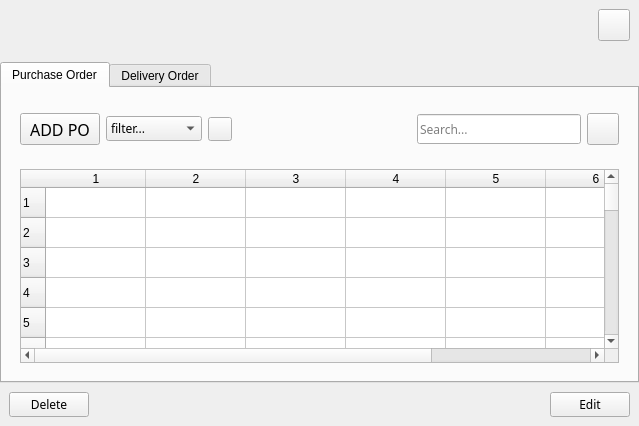
     <widget class="QWidget" name="main_page" native="true">
      <property name="sizePolicy">
       <sizepolicy hsizetype="MinimumExpanding" vsizetype="MinimumExpanding">
        <horstretch>0</horstretch>
        <verstretch>0</verstretch>
       </sizepolicy>
      </property>
      <property name="minimumSize">
       <size>
        <width>0</width>
        <height>128</height>
       </size>
      </property>
      <layout class="QVBoxLayout" name="verticalLayout_7">
       <property name="spacing">
        <number>12</number>
       </property>
       <property name="leftMargin">
        <number>0</number>
       </property>
       <property name="topMargin">
        <number>0</number>
       </property>
       <property name="rightMargin">
        <number>0</number>
       </property>
       <property name="bottomMargin">
        <number>0</number>
       </property>
       <item>
        <widget class="QWidget" name="header" native="true">
         <property name="sizePolicy">
          <sizepolicy hsizetype="MinimumExpanding" vsizetype="MinimumExpanding">
           <horstretch>0</horstretch>
           <verstretch>0</verstretch>
          </sizepolicy>
         </property>
         <property name="minimumSize">
          <size>
           <width>0</width>
           <height>42</height>
          </size>
         </property>
         <property name="maximumSize">
          <size>
           <width>16777215</width>
           <height>80</height>
          </size>
         </property>
         <layout class="QHBoxLayout" name="horizontalLayout">
          <item>
           <spacer name="horizontalSpacer">
            <property name="orientation">
             <enum>Qt::Horizontal</enum>
            </property>
            <property name="sizeHint" stdset="0">
             <size>
              <width>460</width>
              <height>20</height>
             </size>
            </property>
           </spacer>
          </item>
          <item>
           <widget class="QPushButton" name="user_btn">
            <property name="sizePolicy">
             <sizepolicy hsizetype="MinimumExpanding" vsizetype="MinimumExpanding">
              <horstretch>0</horstretch>
              <verstretch>0</verstretch>
             </sizepolicy>
            </property>
            <property name="minimumSize">
             <size>
              <width>32</width>
              <height>32</height>
             </size>
            </property>
            <property name="maximumSize">
             <size>
              <width>32</width>
              <height>32</height>
             </size>
            </property>
            <property name="text">
             <string/>
            </property>
            <property name="icon">
             <iconset resource="resources.qrc">
              <normaloff>:/assets/assets/icon/dark_green/user.svg</normaloff>:/assets/assets/icon/dark_green/user.svg</iconset>
            </property>
           </widget>
          </item>
         </layout>
        </widget>
       </item>
       <item>
        <widget class="QStackedWidget" name="stackedWidget">
         <property name="sizePolicy">
          <sizepolicy hsizetype="MinimumExpanding" vsizetype="MinimumExpanding">
           <horstretch>0</horstretch>
           <verstretch>0</verstretch>
          </sizepolicy>
         </property>
         <property name="currentIndex">
          <number>4</number>
         </property>
         <widget class="QWidget" name="user_page"/>
         <widget class="QWidget" name="home_page"/>
         <widget class="QWidget" name="dashboard_page"/>
         <widget class="QWidget" name="laporan_page"/>
         <widget class="QWidget" name="poDo_page">
          <layout class="QVBoxLayout" name="verticalLayout_3">
           <property name="spacing">
            <number>0</number>
           </property>
           <property name="leftMargin">
            <number>0</number>
           </property>
           <property name="topMargin">
            <number>0</number>
           </property>
           <property name="rightMargin">
            <number>0</number>
           </property>
           <property name="bottomMargin">
            <number>0</number>
           </property>
           <item>
            <widget class="QWidget" name="widget_empty" native="true">
             <layout class="QGridLayout" name="gridLayout_2">
              <property name="leftMargin">
               <number>0</number>
              </property>
              <property name="topMargin">
               <number>0</number>
              </property>
              <property name="rightMargin">
               <number>0</number>
              </property>
              <property name="bottomMargin">
               <number>0</number>
              </property>
              <property name="spacing">
               <number>0</number>
              </property>
              <item row="0" column="0">
               <widget class="QTabWidget" name="poDo_tabWidget">
                <property name="currentIndex">
                 <number>0</number>
                </property>
                <widget class="QWidget" name="po_tab">
                 <attribute name="title">
                  <string>Purchase Order</string>
                 </attribute>
                 <layout class="QGridLayout" name="gridLayout">
                  <item row="2" column="0">
                   <widget class="QWidget" name="widget_3" native="true">
                    <layout class="QGridLayout" name="gridLayout_3">
                     <item row="0" column="0">
                      <widget class="QTableWidget" name="po_table">
                       <property name="rowCount">
                        <number>100</number>
                       </property>
                       <property name="columnCount">
                        <number>7</number>
                       </property>
                       <row/>
                       <row/>
                       <row/>
                       <row/>
                       <row/>
                       <row/>
                       <row/>
                       <row/>
                       <row/>
                       <row/>
                       <row/>
                       <row/>
                       <row/>
                       <row/>
                       <row/>
                       <row/>
                       <row/>
                       <row/>
                       <row/>
                       <row/>
                       <row/>
                       <row/>
                       <row/>
                       <row/>
                       <row/>
                       <row/>
                       <row/>
                       <row/>
                       <row/>
                       <row/>
                       <row/>
                       <row/>
                       <row/>
                       <row/>
                       <row/>
                       <row/>
                       <row/>
                       <row/>
                       <row/>
                       <row/>
                       <row/>
                       <row/>
                       <row/>
                       <row/>
                       <row/>
                       <row/>
                       <row/>
                       <row/>
                       <row/>
                       <row/>
                       <row/>
                       <row/>
                       <row/>
                       <row/>
                       <row/>
                       <row/>
                       <row/>
                       <row/>
                       <row/>
                       <row/>
                       <row/>
                       <row/>
                       <row/>
                       <row/>
                       <row/>
                       <row/>
                       <row/>
                       <row/>
                       <row/>
                       <row/>
                       <row/>
                       <row/>
                       <row/>
                       <row/>
                       <row/>
                       <row/>
                       <row/>
                       <row/>
                       <row/>
                       <row/>
                       <row/>
                       <row/>
                       <row/>
                       <row/>
                       <row/>
                       <row/>
                       <row/>
                       <row/>
                       <row/>
                       <row/>
                       <row/>
                       <row/>
                       <row/>
                       <row/>
                       <row/>
                       <row/>
                       <row/>
                       <row/>
                       <row/>
                       <row/>
                       <column/>
                       <column/>
                       <column/>
                       <column/>
                       <column/>
                       <column/>
                       <column/>
                      </widget>
                     </item>
                    </layout>
                   </widget>
                  </item>
                  <item row="1" column="0">
                   <widget class="QWidget" name="header_po_tab" native="true">
                    <property name="sizePolicy">
                     <sizepolicy hsizetype="Preferred" vsizetype="Fixed">
                      <horstretch>0</horstretch>
                      <verstretch>0</verstretch>
                     </sizepolicy>
                    </property>
                    <layout class="QHBoxLayout" name="horizontalLayout_5">
                     <property name="rightMargin">
                      <number>9</number>
                     </property>
                     <item>
                      <widget class="QPushButton" name="po_tab_add_po_btn">
                       <property name="minimumSize">
                        <size>
                         <width>0</width>
                         <height>32</height>
                        </size>
                       </property>
                       <property name="maximumSize">
                        <size>
                         <width>16777215</width>
                         <height>16777215</height>
                        </size>
                       </property>
                       <property name="font">
                        <font>
                         <family>Montserrat</family>
                         <pointsize>12</pointsize>
                        </font>
                       </property>
                       <property name="text">
                        <string>ADD PO</string>
                       </property>
                       <property name="icon">
                        <iconset resource="resources.qrc">
                         <normaloff>:/assets/assets/icon/dark_green/plus-square.svg</normaloff>:/assets/assets/icon/dark_green/plus-square.svg</iconset>
                       </property>
                       <property name="iconSize">
                        <size>
                         <width>24</width>
                         <height>24</height>
                        </size>
                       </property>
                      </widget>
                     </item>
                     <item alignment="Qt::AlignHCenter|Qt::AlignVCenter">
                      <widget class="QComboBox" name="po_tab_filter_box">
                       <property name="minimumSize">
                        <size>
                         <width>96</width>
                         <height>24</height>
                        </size>
                       </property>
                       <property name="font">
                        <font>
                         <family>Montserrat</family>
                        </font>
                       </property>
                       <property name="styleSheet">
                        <string notr="true"/>
                       </property>
                       <property name="currentText">
                        <string>filter...</string>
                       </property>
                       <item>
                        <property name="text">
                         <string>filter...</string>
                        </property>
                       </item>
                      </widget>
                     </item>
                     <item>
                      <widget class="QPushButton" name="po_tab_orderby_btn">
                       <property name="minimumSize">
                        <size>
                         <width>24</width>
                         <height>24</height>
                        </size>
                       </property>
                       <property name="maximumSize">
                        <size>
                         <width>24</width>
                         <height>24</height>
                        </size>
                       </property>
                       <property name="text">
                        <string/>
                       </property>
                       <property name="icon">
                        <iconset resource="resources.qrc">
                         <normaloff>:/assets/assets/icon/dark_green/chevron-down.svg</normaloff>
                         <normalon>:/assets/assets/icon/dark_green/chevron-up.svg</normalon>:/assets/assets/icon/dark_green/chevron-down.svg</iconset>
                       </property>
                       <property name="iconSize">
                        <size>
                         <width>18</width>
                         <height>18</height>
                        </size>
                       </property>
                       <property name="checkable">
                        <bool>true</bool>
                       </property>
                      </widget>
                     </item>
                     <item>
                      <spacer name="horizontalSpacer_3">
                       <property name="orientation">
                        <enum>Qt::Horizontal</enum>
                       </property>
                       <property name="sizeHint" stdset="0">
                        <size>
                         <width>171</width>
                         <height>20</height>
                        </size>
                       </property>
                      </spacer>
                     </item>
                     <item alignment="Qt::AlignHCenter|Qt::AlignVCenter">
                      <widget class="QLineEdit" name="search_bar">
                       <property name="sizePolicy">
                        <sizepolicy hsizetype="MinimumExpanding" vsizetype="Fixed">
                         <horstretch>0</horstretch>
                         <verstretch>0</verstretch>
                        </sizepolicy>
                       </property>
                       <property name="minimumSize">
                        <size>
                         <width>164</width>
                         <height>30</height>
                        </size>
                       </property>
                       <property name="maximumSize">
                        <size>
                         <width>200</width>
                         <height>16777215</height>
                        </size>
                       </property>
                       <property name="font">
                        <font>
                         <family>Montserrat</family>
                        </font>
                       </property>
                       <property name="placeholderText">
                        <string>Search...</string>
                       </property>
                      </widget>
                     </item>
                     <item alignment="Qt::AlignVCenter">
                      <widget class="QPushButton" name="po_tab_search_btn">
                       <property name="minimumSize">
                        <size>
                         <width>32</width>
                         <height>32</height>
                        </size>
                       </property>
                       <property name="maximumSize">
                        <size>
                         <width>32</width>
                         <height>32</height>
                        </size>
                       </property>
                       <property name="text">
                        <string/>
                       </property>
                       <property name="icon">
                        <iconset resource="resources.qrc">
                         <normaloff>:/assets/assets/icon/dark_green/search.svg</normaloff>:/assets/assets/icon/dark_green/search.svg</iconset>
                       </property>
                       <property name="iconSize">
                        <size>
                         <width>18</width>
                         <height>18</height>
                        </size>
                       </property>
                      </widget>
                     </item>
                    </layout>
                   </widget>
                  </item>
                  <item row="0" column="0">
                   <widget class="QWidget" name="shadow_poTab" native="true">
                    <property name="sizePolicy">
                     <sizepolicy hsizetype="Preferred" vsizetype="Fixed">
                      <horstretch>0</horstretch>
                      <verstretch>0</verstretch>
                     </sizepolicy>
                    </property>
                    <property name="minimumSize">
                     <size>
                      <width>0</width>
                      <height>1</height>
                     </size>
                    </property>
                    <property name="maximumSize">
                     <size>
                      <width>16777215</width>
                      <height>1</height>
                     </size>
                    </property>
                   </widget>
                  </item>
                 </layout>
                </widget>
                <widget class="QWidget" name="do_tab">
                 <attribute name="title">
                  <string>Delivery Order</string>
                 </attribute>
                </widget>
               </widget>
              </item>
             </layout>
            </widget>
           </item>
           <item>
            <widget class="QWidget" name="poDo_page_footer" native="true">
             <property name="sizePolicy">
              <sizepolicy hsizetype="MinimumExpanding" vsizetype="Fixed">
               <horstretch>0</horstretch>
               <verstretch>0</verstretch>
              </sizepolicy>
             </property>
             <property name="minimumSize">
              <size>
               <width>181</width>
               <height>0</height>
              </size>
             </property>
             <layout class="QHBoxLayout" name="horizontalLayout_4">
              <item>
               <widget class="QPushButton" name="poDo_page_delete_btn">
                <property name="font">
                 <font>
                  <family>Montserrat</family>
                 </font>
                </property>
                <property name="text">
                 <string>Delete</string>
                </property>
                <property name="checkable">
                 <bool>true</bool>
                </property>
                <property name="autoExclusive">
                 <bool>true</bool>
                </property>
               </widget>
              </item>
              <item>
               <spacer name="horizontalSpacer_2">
                <property name="orientation">
                 <enum>Qt::Horizontal</enum>
                </property>
                <property name="sizeHint" stdset="0">
                 <size>
                  <width>455</width>
                  <height>20</height>
                 </size>
                </property>
               </spacer>
              </item>
              <item>
               <widget class="QPushButton" name="poDo_page_edit_btn">
                <property name="font">
                 <font>
                  <family>Montserrat</family>
                 </font>
                </property>
                <property name="text">
                 <string>Edit</string>
                </property>
                <property name="checkable">
                 <bool>true</bool>
                </property>
                <property name="autoExclusive">
                 <bool>true</bool>
                </property>
               </widget>
              </item>
             </layout>
            </widget>
           </item>
          </layout>
         </widget>
        </widget>
       </item>
      </layout>
     </widget>
